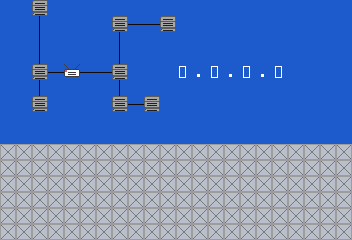

This is a level from a 2D game, rendered from its Tiled map with the project's own tilesets. A one-line summary and the complete map file follow:
An orthogonal 22x15 tile map with 16x16 px tiles, 2 tile layers (Р¤РѕРЅ, Слой тайлов 1), 2 tilesets.

<map version="1.10" tiledversion="1.11.1" orientation="orthogonal" renderorder="right-down" width="22" height="15" tilewidth="16" tileheight="16" infinite="0" nextlayerid="3" nextobjectid="1">
 <tileset firstgid="1" source="tileslvl5.tsx" />
 <tileset firstgid="1537" source="tileslvl1.tsx" />
 <layer id="2" name="Р¤РѕРЅ" width="22" height="15">
  <data encoding="csv">
1548,1548,1548,1548,1548,1548,1548,1548,1548,1548,1548,1548,1548,1548,1548,1548,1548,1548,1548,1548,1548,1548,
1548,1548,1548,1548,1548,1548,1548,1548,1548,1548,1548,1548,1548,1548,1548,1548,1548,1548,1548,1548,1548,1548,
1548,1548,1548,1548,1548,1548,1548,1548,1548,1548,1548,1548,1548,1548,1548,1548,1548,1548,1548,1548,1548,1548,
1548,1548,1548,1548,1548,1548,1548,1548,1548,1548,1548,1548,1548,1548,1548,1548,1548,1548,1548,1548,1548,1548,
1548,1548,1548,1548,1548,1548,1548,1548,1548,1548,1548,1548,1548,1548,1548,1548,1548,1548,1548,1548,1548,1548,
1548,1548,1548,1548,1548,1548,1548,1548,1548,1548,1548,1548,1548,1548,1548,1548,1548,1548,1548,1548,1548,1548,
1548,1548,1548,1548,1548,1548,1548,1548,1548,1548,1548,1548,1548,1548,1548,1548,1548,1548,1548,1548,1548,1548,
1548,1548,1548,1548,1548,1548,1548,1548,1548,1548,1548,1548,1548,1548,1548,1548,1548,1548,1548,1548,1548,1548,
1548,1548,1548,1548,1548,1548,1548,1548,1548,1548,1548,1548,1548,1548,1548,1548,1548,1548,1548,1548,1548,1548,
1548,1548,1548,1548,1548,1548,1548,1548,1548,1548,1548,1548,1548,1548,1548,1548,1548,1548,1548,1548,1548,1548,
1548,1548,1548,1548,1548,1548,1548,1548,1548,1548,1548,1548,1548,1548,1548,1548,1548,1548,1548,1548,1548,1548,
1548,1548,1548,1548,1548,1548,1548,1548,1548,1548,1548,1548,1548,1548,1548,1548,1548,1548,1548,1548,1548,1548,
1548,1548,1548,1548,1548,1548,1548,1548,1548,1548,1548,1548,1548,1548,1548,1548,1548,1548,1548,1548,1548,1548,
1548,1548,1548,1548,1548,1548,1548,1548,1548,1548,1548,1548,1548,1548,1548,1548,1548,1548,1548,1548,1548,1548,
1548,1548,1548,1548,1548,1548,1548,1548,1548,1548,1548,1548,1548,1548,1548,1548,1548,1548,1548,1548,1548,1548
</data>
 </layer>
 <layer id="1" name="Слой тайлов 1" width="22" height="15">
  <data encoding="csv">
27,27,44,27,27,27,27,27,27,27,27,27,27,27,27,27,27,27,27,27,27,27,
27,27,25,27,27,27,27,44,45,45,44,27,27,27,27,27,27,27,27,27,27,27,
27,27,25,27,27,27,27,26,27,27,27,27,27,27,27,27,27,27,27,27,27,27,
27,27,25,27,27,27,27,26,27,27,27,27,27,27,27,27,27,27,27,27,27,27,
27,27,44,45,46,45,45,44,27,27,27,11,12,11,12,11,12,11,27,27,27,27,
27,27,25,27,27,27,27,26,27,27,27,27,27,27,27,27,27,27,27,27,27,27,
27,27,44,27,27,27,27,44,45,44,27,27,27,27,27,27,27,27,27,27,27,27,
27,27,27,27,27,27,27,27,27,27,27,27,27,27,27,27,27,27,27,27,27,27,
27,27,27,27,27,27,27,27,27,27,27,27,27,27,27,27,27,27,27,27,27,27,
71,71,71,71,71,71,71,71,71,71,71,71,71,71,71,71,71,71,71,71,71,71,
71,71,71,71,71,71,71,71,71,71,71,71,71,71,71,71,71,71,71,71,71,71,
71,71,71,71,71,71,71,71,71,71,71,71,71,71,71,71,71,71,71,71,71,71,
71,71,71,71,71,71,71,71,71,71,71,71,71,71,71,71,71,71,71,71,71,71,
71,71,71,71,71,71,71,71,71,71,71,71,71,71,71,71,71,71,71,71,71,71,
71,71,71,71,71,71,71,71,71,71,71,71,71,71,71,71,71,71,71,71,71,71
</data>
 </layer>
</map>
